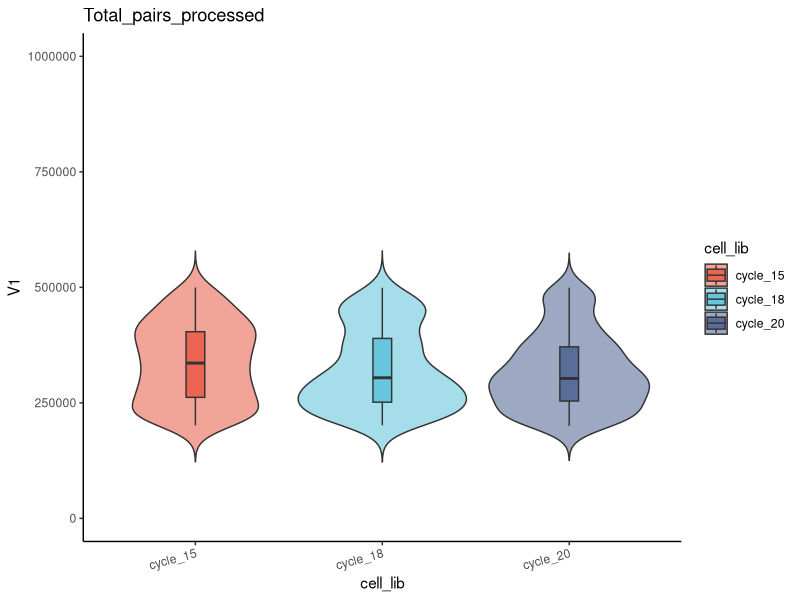
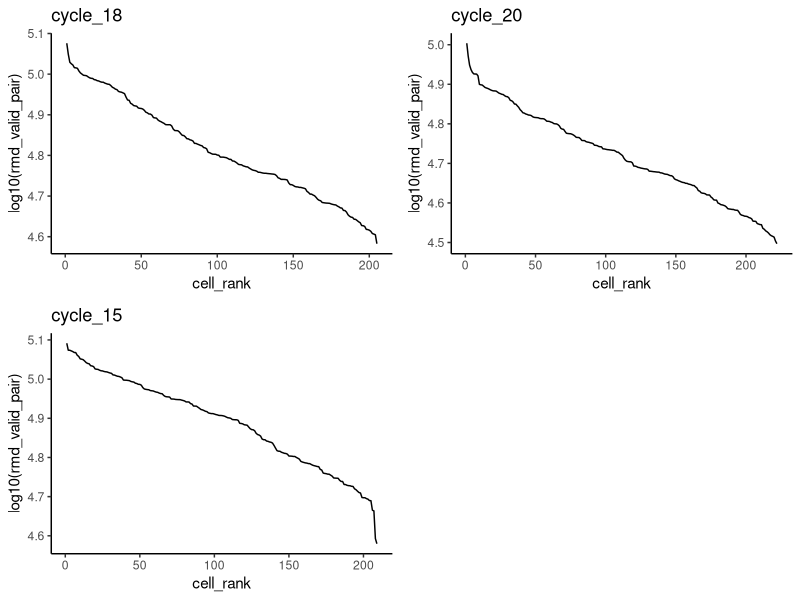
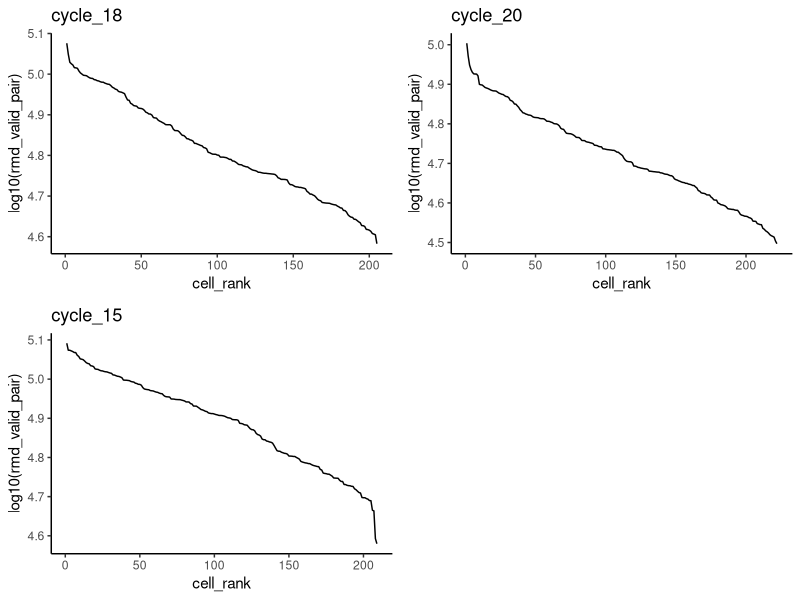
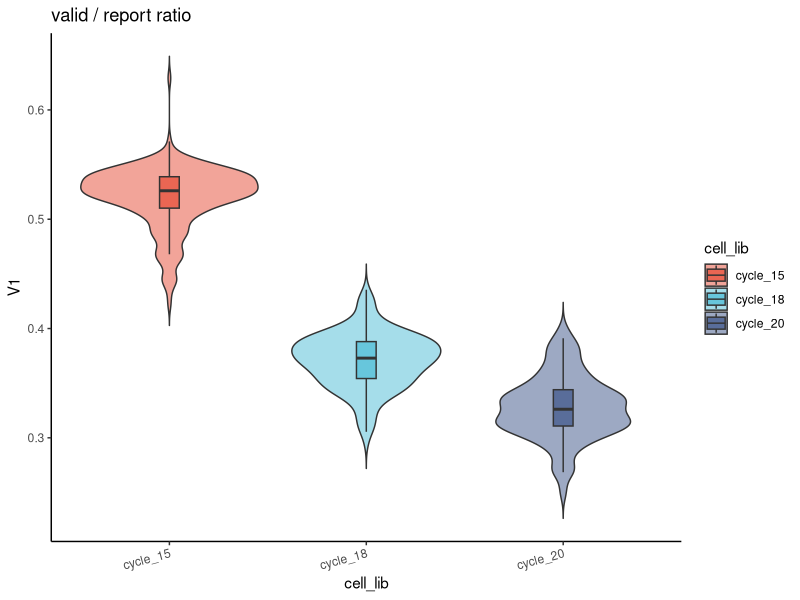
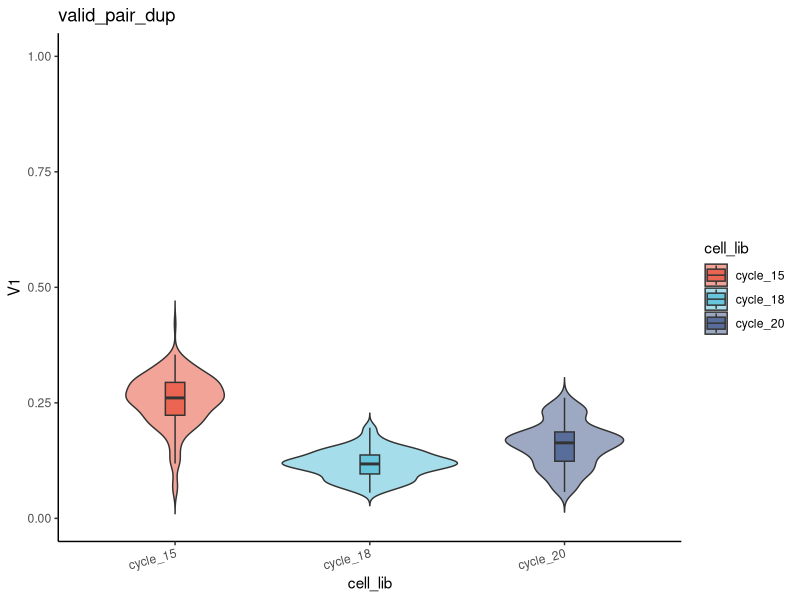
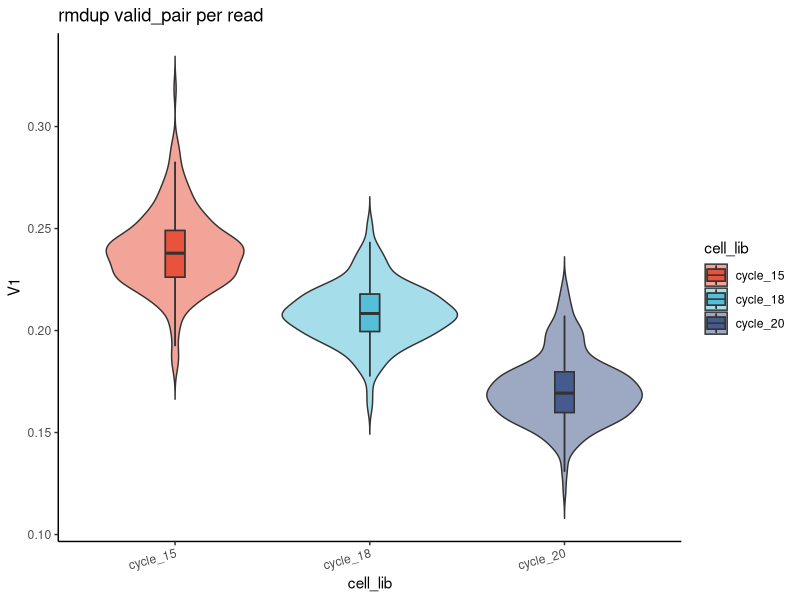
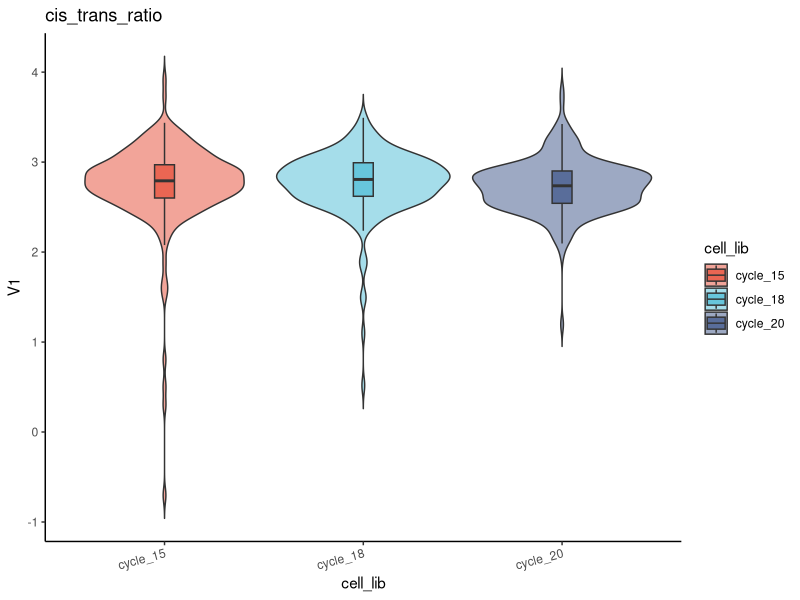
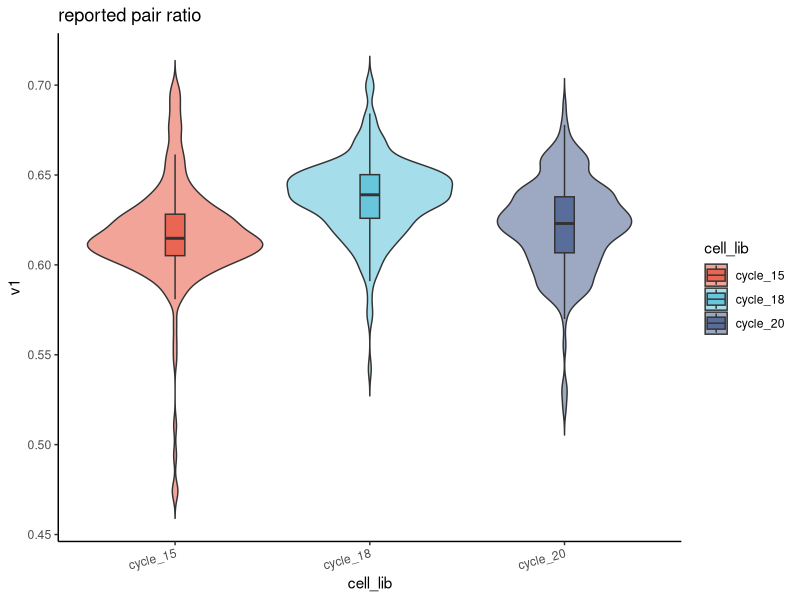

The R source for these figures, in order: (Note: this script raises an error after producing the figures.)
library(ggplot2)
library(gridExtra)
library(ggsci)
mypal <- pal_npg("nrc", alpha = 0.7)(9)


s1<-read.table('empty_filtered_pcrCycle18_20241012_hic_pro_metrics.xls',header=TRUE)
s1_lab<-'cycle_18'
s1<-s1[s1$Total_pairs_processed>200000&s1$Total_pairs_processed<500000,]

s2<-read.table('empty_filtered_pcrCycle20_20241012_hic_pro_metrics.xls',header=TRUE)
s2_lab<-'cycle_20'
s2<-s2[s2$Total_pairs_processed>200000&s2$Total_pairs_processed<500000,]

# s3<-read.table('cycle_21_hic_pro_metrics.xls',header=TRUE)
# s3_lab<-'cycle_21'
# s3<-s3[s3$Total_pairs_processed>100000,]

s4<-read.table('empty_filtered_gm12878_0918_hic_pro_metrics.xls',header=TRUE)
s4_lab<-'cycle_15'
s4<-s4[s4$Total_pairs_processed>200000&s4$Total_pairs_processed<500000,]

s1$cell_lib<-s1_lab
s2$cell_lib<-s2_lab
# s3$cell_lib<-s3_lab
s4$cell_lib<-s4_lab

bw<-0.3
#group_df<-rbind.data.frame(s1,s2,s3,s4)
#sample_group<-c(s1_lab,s2_lab,s3_lab,s4_lab)

group_df<-rbind.data.frame(s1,s2,s4)
sample_group<-c(s1_lab,s2_lab,s4_lab)

metrics<-data.frame()
plot_list <- list()
for(i in 1:length(sample_group)){
  label=sample_group[i]
  cell_rank_df<-cbind.data.frame(rmd_valid_pair=sort(group_df[group_df$cell_lib==sample_group[i],12],decreasing = TRUE),
                                 cell_rank=c(1:length(group_df[group_df$cell_lib==sample_group[i],12])))
  p<-ggplot(cell_rank_df, aes(x=cell_rank,y=log10(rmd_valid_pair)))+ 
    geom_line()+labs(title=label)+ theme_classic() 
  plot_list[[i]]<-p
}

pdf('rmdValidPair_cellRank.pdf',width=10,height=10)
grid.arrange(grobs=plot_list,nrow=2)
dev.off()

svg('rmdValidPair_cellRank.svg',width=10,height=10)
grid.arrange(grobs=plot_list,nrow=2)
dev.off()

#cowplot::plot_grid(plotlist = plot_list, nrow = 2)
################## hic pro metrics ##################

color_palette_raw<-c(mypal[1],mypal[2],mypal[4],mypal[9],mypal[5],mypal[3],mypal[6])
color_palette<-color_palette_raw[1:length(sample_group)]
color_palette
group_df$Total_pairs_processed<-as.integer(group_df$Total_pairs_processed)
Total_pairs_processed<-cbind.data.frame(V1=group_df$Total_pairs_processed,cell_lib=group_df$cell_lib)
#svg('valid_report_ratio.svg')
p1<-ggplot(data = Total_pairs_processed, aes(y = V1,x = cell_lib,fill=cell_lib)) + geom_violin(position="dodge", alpha=0.5, outlier.colour="transparent",trim=FALSE) +
  geom_boxplot(width=0.1,outlier.shape = NA)+labs(title="Total_pairs_processed")+ylim(0,1000000)+
  theme_classic()+scale_fill_manual(values=color_palette)+theme(axis.text.x = element_text(angle = 15, hjust = 1))
p1
dev.off()

#pdf('valid_report_ratio.pdf')
valid_report_ratio<-cbind.data.frame(V1=group_df$valid_pairs/group_df$Reported_pairs,cell_lib=group_df$cell_lib)
#svg('valid_report_ratio.svg')
p2<-ggplot(data = valid_report_ratio, aes(y = V1,x = cell_lib,fill=cell_lib)) + geom_violin(position="dodge", alpha=0.5, outlier.colour="transparent",trim=FALSE) +
  geom_boxplot(width=0.1,outlier.shape = NA)+labs(title="valid / report ratio")+
  theme_classic()+scale_fill_manual(values=color_palette)+theme(axis.text.x = element_text(angle = 15, hjust = 1))
p2
dev.off()

#pdf('05.valid_pair_dup_100k.pdf')
valid_pair_dup<-cbind.data.frame(V1=(group_df$valid_pairs-group_df$valid_interaction_rmdup)/group_df$valid_pairs,cell_lib=group_df$cell_lib)
p3<-ggplot(data = valid_pair_dup, aes(y = V1,x = cell_lib,fill=cell_lib)) + geom_violin(position="dodge", alpha=0.5, outlier.colour="transparent",trim=FALSE) +
  geom_boxplot(width=0.1,outlier.shape = NA)+labs(title="valid_pair_dup")+ylim(0,1)+
  theme_classic()+scale_fill_manual(values=color_palette)+theme(axis.text.x = element_text(angle = 15, hjust = 1))
p3
dev.off()

#pdf('05.rmdup_validpair_per_read_100k.pdf')
rmdup_validpair_per_read<-cbind.data.frame(V1=group_df$valid_interaction_rmdup/group_df$Total_pairs_processed,cell_lib=group_df$cell_lib)
p4<-ggplot(data = rmdup_validpair_per_read, aes(y = V1,x = cell_lib,fill=cell_lib)) + geom_violin(position="dodge", alpha=0.5,trim=FALSE) +
  geom_boxplot(width=0.1,outlier.shape = NA)+labs(title="rmdup valid_pair per read")+ geom_boxplot(width=0.1,outlier.shape = NA)+
  theme_classic()+scale_fill_manual(values=color_palette)+theme(axis.text.x = element_text(angle = 15, hjust = 1))
p4
dev.off()
median(rmdup_validpair_per_read[rmdup_validpair_per_read$cell_lib=='hichew',1])*100000

#pdf('cis_trans_ratio.pdf')
cis_trans_ratio<-cbind.data.frame(V1=log2((group_df$cis_shortRange+group_df$cis_longRange)/group_df$trans_interaction),cell_lib=group_df$cell_lib)
p5<-ggplot(data = cis_trans_ratio, aes(y = V1,x = cell_lib,fill=cell_lib)) + geom_violin(position="dodge", alpha=0.5, outlier.colour="transparent",trim=FALSE) +
  geom_boxplot(width=0.1,outlier.shape = NA)+labs(title="cis_trans_ratio")+
  theme_classic()+scale_fill_manual(values=color_palette)+theme(axis.text.x = element_text(angle = 15, hjust = 1))
p5
dev.off()

report_pair_ratio<-cbind.data.frame(v1=group_df$Reported_pairs/group_df$Total_pairs_processed,cell_lib=group_df$cell_lib)
p10<-ggplot(data = report_pair_ratio, aes(y=v1,x = cell_lib,fill=cell_lib)) + geom_violin(position="dodge", alpha=0.5, outlier.colour="transparent",trim=FALSE,bw=0.005) +
  geom_boxplot(width=0.1,outlier.shape = NA) +labs(title="reported pair ratio")+theme_classic()+scale_fill_manual(values=color_palette)+
  theme(axis.text.x = element_text(angle = 15, hjust = 1))
p10
dev.off()

Unmapped_pairs_ratio<-cbind.data.frame(v1=group_df$Unmapped_pairs/group_df$Total_pairs_processed,cell_lib=group_df$cell_lib)
p6<-ggplot(data = Unmapped_pairs_ratio, aes(y=v1,x = cell_lib,fill=cell_lib)) + geom_violin(position="dodge", alpha=0.5, outlier.colour="transparent",trim=FALSE,bw=0.005) +
  geom_boxplot(width=0.1,outlier.shape = NA) +labs(title="Unmapped pairs ratio")+theme_classic()+scale_fill_manual(values=color_palette)+
  theme(axis.text.x = element_text(angle = 15, hjust = 1))
p6
dev.off()

Low_qual_pairs_ratio<-cbind.data.frame(v1=group_df$Low_qual_pairs/group_df$Total_pairs_processed,cell_lib=group_df$cell_lib)
p7<-ggplot(data = Low_qual_pairs_ratio, aes(y=v1,x = cell_lib,fill=cell_lib)) + geom_violin(position="dodge", alpha=0.5, outlier.colour="transparent",trim=FALSE,bw=0.005) +
  geom_boxplot(width=0.1,outlier.shape = NA) +labs(title="Low qual pairs ratio")+theme_classic()+scale_fill_manual(values=color_palette)+
  theme(axis.text.x = element_text(angle = 15, hjust = 1))
p7
dev.off()

Intra_fragment_pairs_ratio<-cbind.data.frame(v1=group_df$Intra_fragment_pairs/group_df$Total_pairs_processed,cell_lib=group_df$cell_lib)
p8<-ggplot(data = Intra_fragment_pairs_ratio, aes(y=v1,x = cell_lib,fill=cell_lib)) + geom_violin(position="dodge", alpha=0.5, outlier.colour="transparent",trim=FALSE,bw=0.005) +
  geom_boxplot(width=0.1,outlier.shape = NA) +labs(title="Intra fragment pairs ratio")+theme_classic()+scale_fill_manual(values=color_palette)+
  theme(axis.text.x = element_text(angle = 15, hjust = 1))
p8
dev.off()


pdf(paste0('scHiC_compare_juicer.pdf'),height=8,width=16)
plotlist<-list(p1,p10,p2,p3,p4,p5,p6,p7)
cowplot::plot_grid(plotlist = plotlist, ncol = 3)
dev.off()

svg(paste0('scHiC_compare.svg'),height=8,width=16)
plotlist<-list(p1,p10,p2,p3,p4,p5,p6,p7)
cowplot::plot_grid(plotlist = plotlist, ncol = 3)
dev.off()








################################################################################
################################################################################
